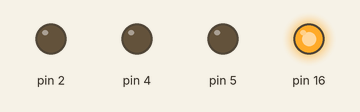
Recording of a sketch running on a simulated Arduino Uno, built with avr-gcc and run on an emulated ATmega328P. On the bench: output pins drawn as LEDs (lit = HIGH).

Above: at 0.5 s.
At 2.0 s:
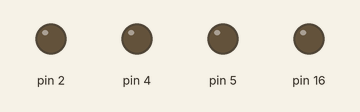
At 3.5 s:
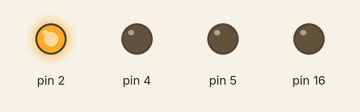
At 5.5 s:
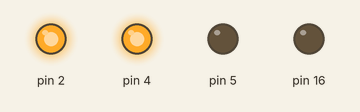
At 7.5 s:
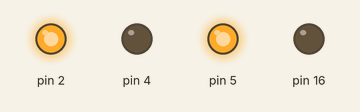
At 10.0 s:
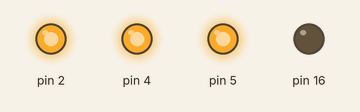
Timing chart, 0 to 14.3 s (numbered marks = the images above):
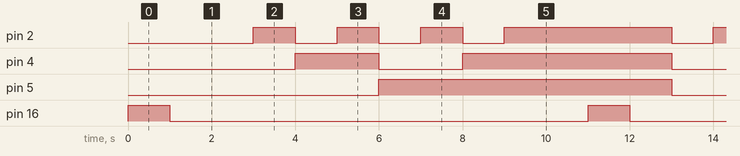

Measured:
- by itself, pin 2: repeats every 11.0 s: 2 × (LOW 1.0 s, HIGH 1.0 s), LOW 1.0 s, HIGH 4.0 s, LOW 1.0 s, HIGH 1.0 s
- by itself, pin 4: repeats every 11.0 s: LOW 2.0 s, HIGH 5.0 s, LOW 2.0 s, HIGH 2.0 s
- by itself, pin 5: alternates HIGH for 7.0 s and LOW for 4.0 s
- by itself, pin 16: alternates HIGH for 1.0 s and LOW for 10.0 s

The sketch:

wifi.ino
```cpp
void setup() {
  // put your setup code here, to run once:
pinMode(16,OUTPUT);
pinMode(5,OUTPUT);
pinMode(4,OUTPUT);
pinMode(2,OUTPUT);
}

void loop() {
  // put your main code here, to run repeatedly:
digitalWrite(16,1);
delay(1000);
digitalWrite(16,0);
delay(1000);
for (int i=0;i<2;i++)
{
  for (int j=0;j<2;j++)
  {
    for (int k=0;k<2;k++)
    {
digitalWrite(5,i);
digitalWrite(4,j);
digitalWrite(2,k);
delay(1000);
    }
  }
}
delay(1000);
}
```
